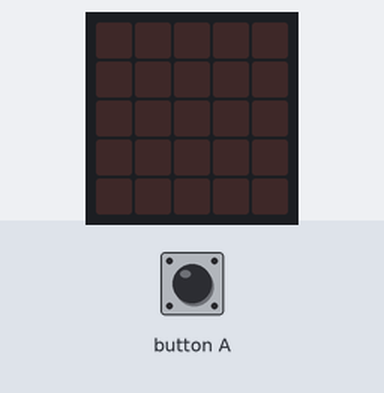
Simulated run of this program. Board: BBC micro:bit (MakeCode). Shown: the board's 5×5 LED display. Inputs (shaded band) come from the test bench. The 48×5 strip is a reading aid, not a part: it shows the text the display is scrolling, unrolled, one strip-width of it at a time.

Above: at 1.2 s.
1.3 s: button A pressed for 0.15 s
At 2.2 s:
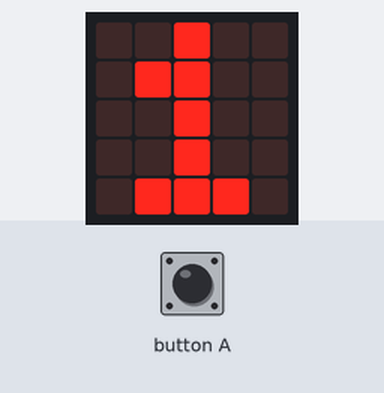
At 7.1 s:
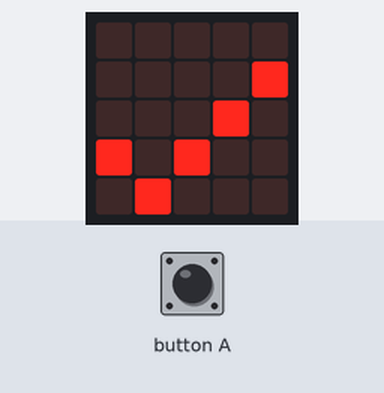
7.4 s: button A pressed for 0.15 s
At 14.9 s:
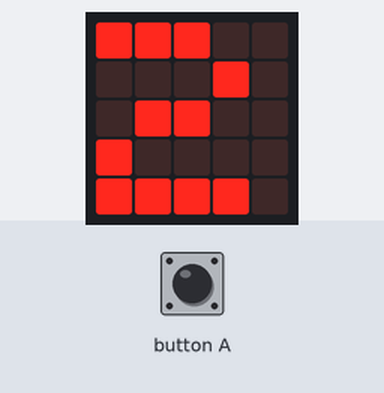
Timing chart, 0 to 16.4 s (numbered marks = the images above; inputs shaded):
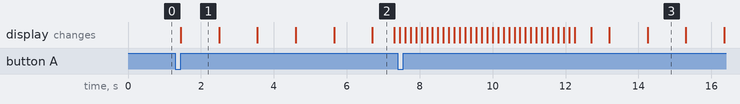

The program:

11_Contador_1_al_5__FOR_.py
```python
#Practica11
#Realiza un programa que simule un contador de numeros del 1 al 5
#usando FOR y el boton A, en el lenguaje Phyton

def on_button_pressed_a():

    for i in range(1, 5+1):
        basic.show_number(i)
        basic.pause(300)
    #al terminar el bucle
    basic.show_icon(IconNames.YES)
    basic.show_string("FINAL")
    basic.pause(500)
    basic.clear_screen()

input.on_button_pressed(Button.A, on_button_pressed_a)
```

Measured:
- after the input at 1.3 s, the display: changes after 0.15 s (image 1)
- after the input at 7.4 s, the display: first differs from a run without the input after 5.8 s (image 3 shows a later state)
- what the display in image 1 shows lasts 1.0 s, from 1.5 s to 2.5 s
- what the display in image 2 shows lasts 0.6 s, from 6.7 s to 7.3 s
